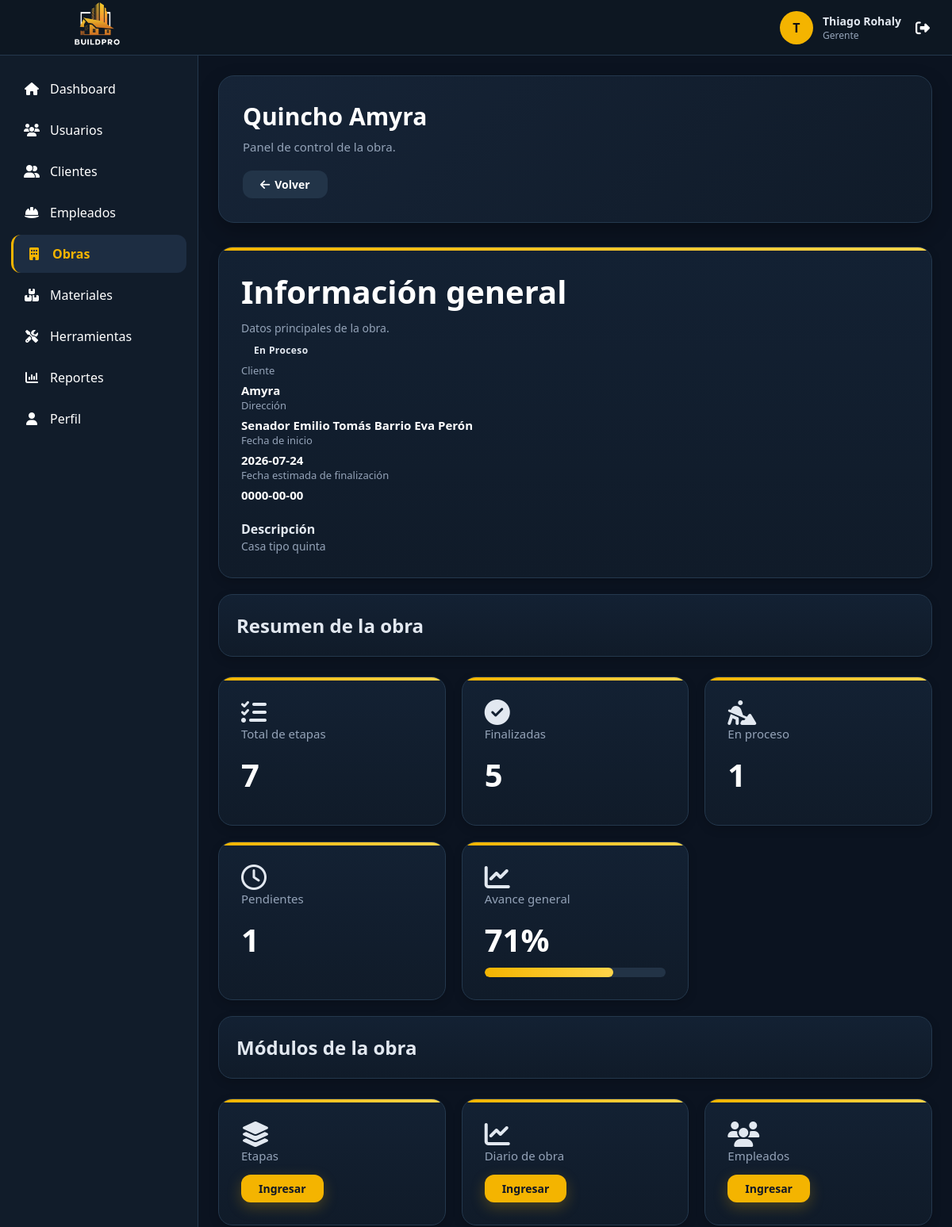
Before: /vistas/obras/ver.php?id=9 (signed in, upper part) with the older database file.
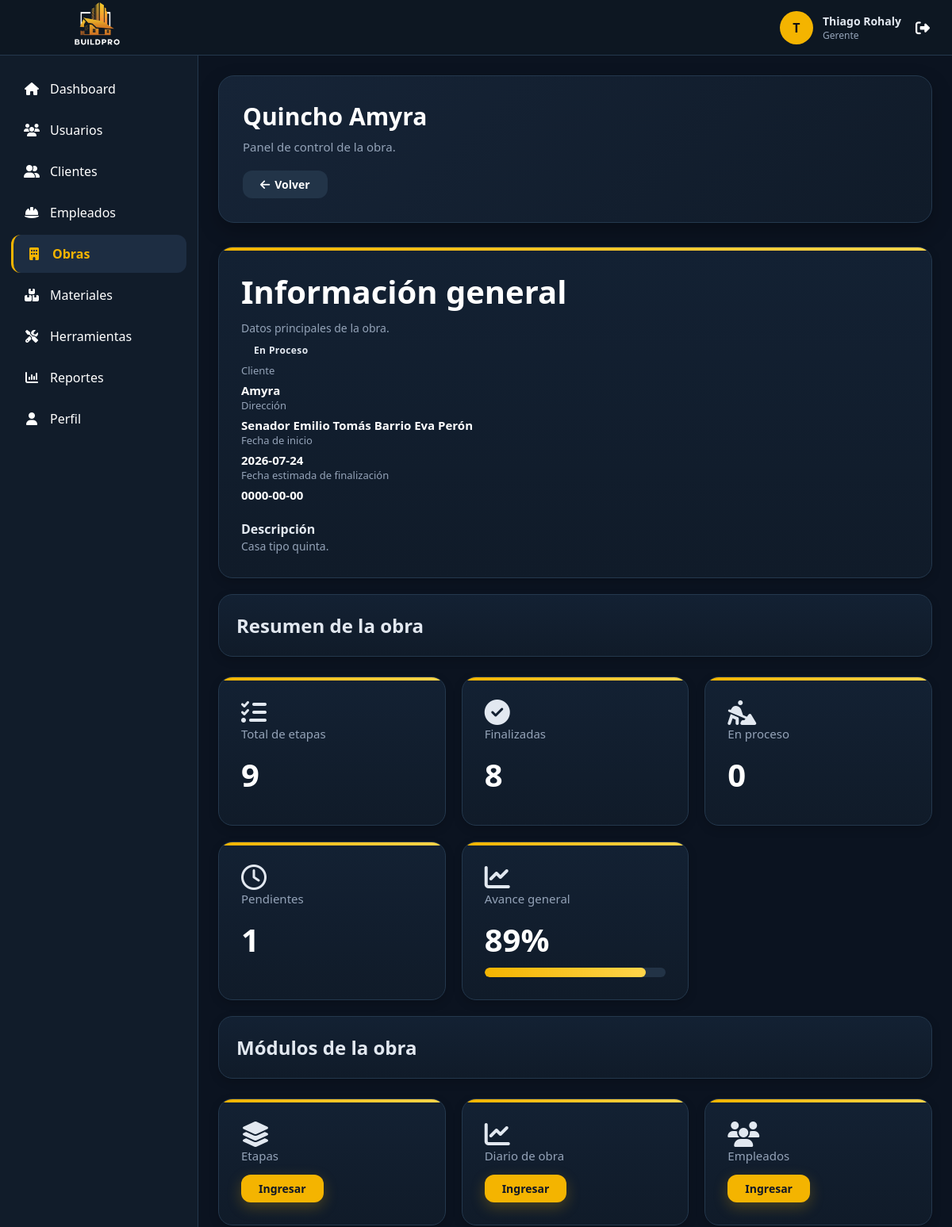
After: the same page with the newer database file.
### tables this page shows
CREATE TABLE `obra` (
  `id_obra` int(11) NOT NULL,
  `id_usuario` int(11) NOT NULL,
  `nombre_obra` varchar(150) NOT NULL,
  `direccion` varchar(255) NOT NULL,
  `descripcion` text DEFAULT NULL,
  `fecha_inicio` date DEFAULT NULL,
  `fecha_fin` date DEFAULT NULL,
  `estado` enum('Planificacion','En Proceso','Finalizada','Cancelada','Suspendida') DEFAULT 'Planificacion',
  `activo` tinyint(1) NOT NULL DEFAULT 1
);

CREATE TABLE `usuario` (
  `id_usuario` int(11) NOT NULL,
  `id_rol` int(11) NOT NULL,
  `nombre` varchar(100) NOT NULL,
  `apellido` varchar(100) NOT NULL,
  `documento` varchar(20) DEFAULT NULL,
  `correo` varchar(150) NOT NULL,
  `contraseña` varchar(255) NOT NULL,
  `telefono` varchar(20) DEFAULT NULL,
  `direccion` varchar(255) DEFAULT NULL,
  `salario` decimal(12,2) DEFAULT NULL,
  `id_cargo` int(11) DEFAULT NULL,
  `fecha_registro` datetime DEFAULT current_timestamp(),
  `estado` tinyint(1) DEFAULT 1 COMMENT '1=Activo, 0=Inactivo'
);

### modelos/Conexion.php (called while the page is built)
<?php
class Conexion {
    private $host = "localhost";
    private $usuario = "root";
    private $password = "";
    private $baseDatos = "constructora";
    public function conectar(){
        try {
            $conexion = new PDO(
                "mysql:host=".$this->host.";dbname=".$this->baseDatos.";charset=utf8",
                $this->usuario,
                $this->password
            );
            $conexion->setAttribute(
                PDO::ATTR_ERRMODE,
                PDO::ERRMODE_EXCEPTION
            );
            return $conexion;
        } catch(PDOException $e){
            die("Error de conexión: ".$e->getMessage());
        }
    }
}
?>

### modelos/Obra.php (called while the page is built, shortened)
<?php
require_once "Conexion.php";
class Obra
{
    private $conexion;
    public function __construct()
    {
        $db = new Conexion();
        $this->conexion = $db->conectar();
    }
    public function buscarPorId($id)
{
    $sql = "SELECT
                o.*,
                u.nombre AS nombre_cliente,
                u.apellido AS apellido_cliente
            FROM obra o
            INNER JOIN usuario u
                ON o.id_usuario = u.id_usuario
            WHERE o.id_obra = :id";
    $consulta = $this->conexion->prepare($sql);
    $consulta->bindParam(":id", $id, PDO::PARAM_INT);
    $consulta->execute();
    return $consulta->fetch(PDO::FETCH_ASSOC);
}
}

### modelos/Etapa.php (called while the page is built, shortened)
<?php
require_once "Conexion.php";
class Etapa
{
    private $conexion;
    public function __construct()
    {
        $db = new Conexion();
        $this->conexion = $db->conectar();
    }
    public function calcularAvance($id_obra)
    {
        $sql = "SELECT
                COUNT(*) AS total,
                SUM(CASE WHEN estado='Finalizada' THEN 1 ELSE 0 END) AS finalizadas
            FROM etapa_obra
            WHERE id_obra = ?";
        $stmt = $this->conexion->prepare($sql);
        $stmt->execute([$id_obra]);
        $resultado = $stmt->fetch(PDO::FETCH_ASSOC);
        return round(
            ($resultado["finalizadas"] / $resultado["total"]) * 100
        );
    }
    public function obtenerResumen($id_obra)
    {
        $sql = "SELECT
                COUNT(*) AS total,
                SUM(CASE WHEN estado='Finalizada' THEN 1 ELSE 0 END) AS finalizadas,
                SUM(CASE WHEN estado='En Proceso' THEN 1 ELSE 0 END) AS proceso,
                SUM(CASE WHEN estado='Pendiente' THEN 1 ELSE 0 END) AS pendientes
            FROM etapa_obra
            WHERE id_obra=?";
        $stmt = $this->conexion->prepare($sql);
        $stmt->execute([$id_obra]);
        $datos = $stmt->fetch(PDO::FETCH_ASSOC);
        return [
            "total" => (int)$datos["total"],
            "finalizadas" => (int)$datos["finalizadas"],
            "proceso" => (int)$datos["proceso"],
            "pendientes" => (int)$datos["pendientes"]
        ];
    }
}

### vistas/obras/ver.php (the view, shortened to what the changed rows need)
<?php
require_once "../../modelos/Obra.php";
require_once "../../modelos/Etapa.php";
$obra = new Obra();
$id = $_GET["id"] ?? 0;
$detalle = $obra->buscarPorId($id);
$etapa = new Etapa();
$avance = $etapa->calcularAvance($id);
$resumen = $etapa->obtenerResumen($id);
require_once "../../layouts/header.php";
?>
<main class="content">
    <div class="page-header">
        <div>
            <h1 class="page-title">
                <?= htmlspecialchars($detalle["nombre_obra"]) ?>
            </h1>
            <p class="page-subtitle">
                Panel de control de la obra.
            </p>
        </div>
    </div>
    <div class="card" style="margin-bottom: 20px;">
        <div class="card-header">
            <div>
                <h2>
                    Información general
                </h2>
                <p>
                </p>
            </div>
            <span class="badge">
                <?= htmlspecialchars($detalle["estado"]) ?>
            </span>
        </div>
        <div class="info-grid">
            <div class="info-item">
                <span>
                    Cliente
                </span>
                <strong>
                    <?= htmlspecialchars($detalle["nombre_cliente"]) ?>
                </strong>
            </div>
            <div class="info-item">
                <span>
                    Dirección
                </span>
                <strong>
                    <?= htmlspecialchars($detalle["direccion"]) ?>
                </strong>
            </div>
            <div class="info-item">
                <span>
                    Fecha de inicio
                </span>
                <strong>
                    <?= htmlspecialchars($detalle["fecha_inicio"]) ?>
                </strong>
            </div>
            <div class="info-item">
                <span>
                    Fecha estimada de finalización
                </span>
                <strong>
                    <?= htmlspecialchars($detalle["fecha_fin"]) ?>
                </strong>
            </div>
        </div>
        <br>
        <strong>
            Descripción
        </strong>
        <p>
            <?= nl2br(htmlspecialchars($detalle["descripcion"])) ?>
        </p>
    </div>
    <div class="toolbar">
        <h2>
            Resumen de la obra
        </h2>
    </div>
    <div class="cards-grid">
        <div class="card">
            <i class="fa-solid fa-list-check fa-2x"></i>
            <h3>
                Total de etapas
            </h3>
            <h2>
                <?= $resumen["total"] ?>
            </h2>
        </div>
        <div class="card">
            <i class="fa-solid fa-circle-check fa-2x"></i>
            <h3>
                Finalizadas
            </h3>
            <h2>
                <?= $resumen["finalizadas"] ?>
            </h2>
        </div>
        <div class="card">
            <i class="fa-solid fa-person-digging fa-2x"></i>
            <h3>
                En proceso
            </h3>
            <h2>
                <?= $resumen["proceso"] ?>
            </h2>
        </div>
        <div class="card">
            <h2>
                <?= $resumen["pendientes"] ?>
            </h2>
        </div>
        <div class="card">
            <i class="fa-solid fa-chart-line fa-2x"></i>
            <h3>
                Avance general
            </h3>
            <h2>
                <?= $avance ?>%
            </h2>
            <div class="progress">
                <div
                    class="progress-bar"
                    style="width: <?= $avance ?>%;">
                </div>
            </div>
        </div>
    </div>
    <div class="toolbar" style="margin-top: 20px;">
        <h2>
            Módulos de la obra
        </h2>
    </div>
</main>
<?php require_once "../../layouts/footer.php"; ?>

Changed rows visible on the page:
changed obra "Quincho Amyra": descripcion "Casa tipo quinta" → "Casa tipo quinta."
Other visible differences:
$resumen["total"]: "7" → "9"
$resumen["finalizadas"]: "5" → "8"
$resumen["proceso"]: "1" → "0"
$avance: "71" → "89"
$avance: 71 → 89 (drawn)
